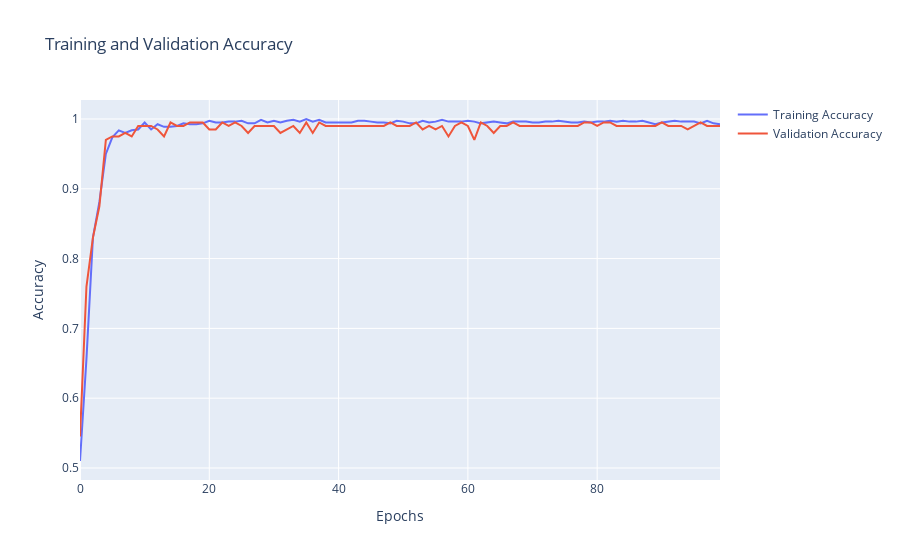

Here is the notebook cell this chart was saved with:
### Code cell
fig = go.Figure(data=[
    go.Scatter(y=history['accuracy'], name="Training Accuracy", mode="lines"),
    go.Scatter(y=history['val_accuracy'], name="Validation Accuracy", mode="lines")
])
fig.update_layout(title='Training and Validation Accuracy', xaxis_title='Epochs', yaxis_title='Accuracy')
fig.show()
